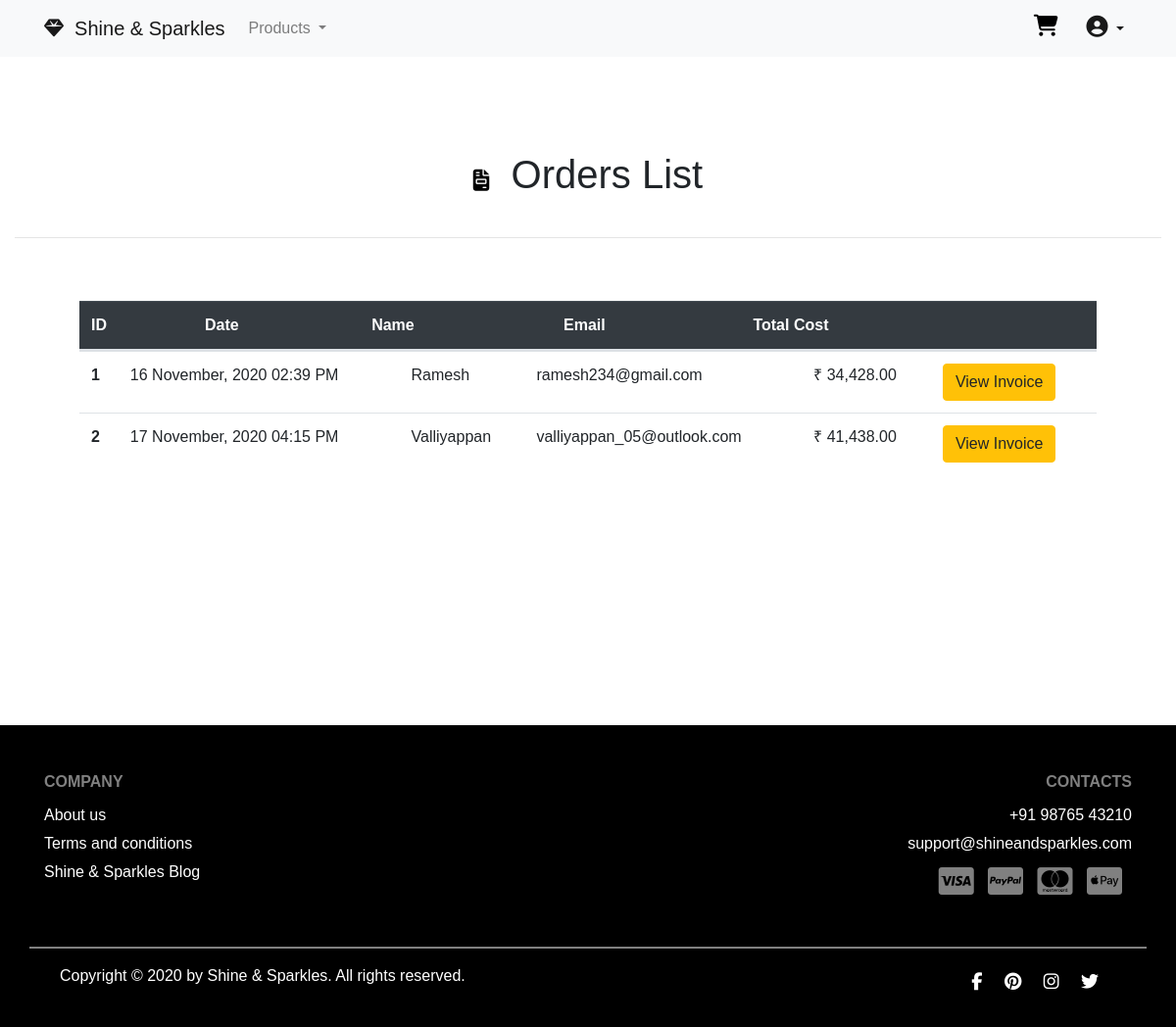
/orders/ (signed in), run on the app's committed database.
### project/model.py (models this page shows, shortened)
class Order(db.Model):
    __tablename__ = 'order'
    id = db.Column(db.Integer, primary_key=True)
    name = db.Column(db.String(20), nullable=False)
    email = db.Column(db.String(50), nullable=False)
    address = db.Column(db.String(120), nullable=False)
    totalcost = db.Column(db.Integer, nullable=False)
    date_of_order = db.Column(db.DateTime, nullable=False, default=datetime.now())
    displayCost = db.Column(db.String, nullable=False)
    product_id = db.relationship('Product', secondary=orderdetails , backref='product', lazy=True)

### project/routes.py (the view)
@app.route('/orders/')
def orders() :
    if "user" not in session:
        return redirect(url_for('login'))
    order_details = Order.query.all()
    return render_template('orders.html', orders = order_details, l = len(order_details))

### project/templates/orders.html (shortened to what this page needs)
{% extends 'layout.html' %}
{% block content_in %}
 <div class="pt-5 pb-5 mb-5">
     <div class="row">
         <div class="col-lg text-center mt-5 mb-3">
             <h1 style="font-weight: 200;">
                 <i class="fas fa-file-invoice"></i>&nbsp;&nbsp;Orders List
             </h1>
         </div>
     </div>
     <hr>
     {% if l > 0 %}
        <div class="row pb-5">
         <div class="col m-5 pl-5 pr-5">
             <div class="row mb-5">
                 <table class="table m-0">
                     <thead class="table-dark ">
                         <tr>
                             <th scope="col">ID</th>
                             <th scope="col">Date</th>
                             <th scope="col">Name</th>
                             <th scope="col">Email</th>
                             <th scope="col">Total Cost</th>
                             <th scope="col"></th>
                         </tr>
                     </thead>
                 </table>
                 <table class="table table-hover">
                     <tbody class="">
                     {% for order in orders %}
                         <tr>
                             <th scope="row">{{ order.id }}</th>
                             <td>{{ order.date_of_order.strftime("%d %B, %Y %I:%M %p") }}</td>
                             <td>{{ order.name }}</td>
                             <td>{{ order.email }}</td>
                             <td>{{ order.displayCost }}</td>
                             <td><a class="btn btn-warning" href="{{ url_for('order_details', order_id=order.id) }}">View Invoice</a></td>
                         </tr>
                     {% endfor %}
                     </tbody>
                 </table>
             </div>
         </div>
     </div>
     {% else %}
         <div class="m-5 p-5 text-center">
            <h3 class="display-5" style="font-family: Arial, Helvetica, sans-serif;">Currently no orders available.</h3>
        </div>
     {% endif %}
</div>
{% endblock content_in %}

### project/static/style1.css (style rules this page uses)
html, body { margin: 0; font-family: 'Montserrat', sans-serif; font-weight: 300; scroll-behavior: smooth; }
h1, h2, h3, h4 { font-weight: 400; }
.fa-file-invoice, .fa-shopping-cart { font-size: 22px; color: black; }

### data on the page
Order: id "1", date_of_order "16 November, 2020 02:39 PM", name "Ramesh", email "ramesh234@gmail.com", displayCost "₹ 34,428.00"
Order: id "2", date_of_order "17 November, 2020 04:15 PM", name "Valliyappan", email "valliyappan_05@outlook.com", displayCost "₹ 41,438.00"
